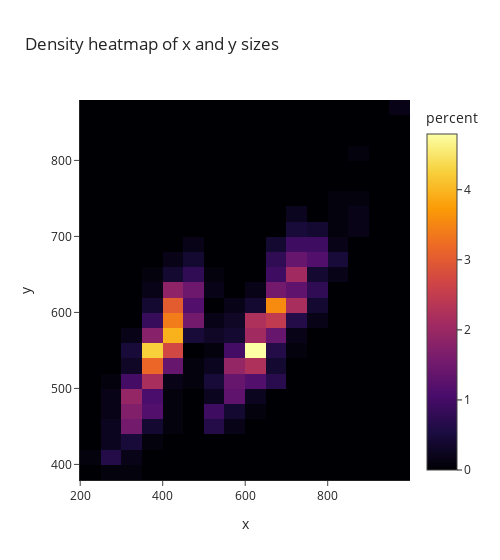

Notebook code cell kept with this figure:
### Markdown cell above
> in der heatmap ist erkennbar, dass sich die verteilung der dateigröße, abhängig von der art des knochens deutlich unterscheidet. die dateigröße bei tibia ist deutlich erkennbar größer als jene vom radius.

### Code cell
fig = px.density_heatmap(
    data,
    x='x',
    y='y',
    nbinsx=25,
    nbinsy=25,
    title='Density heatmap of x and y sizes',
    color_continuous_scale='Inferno',
    histnorm='percent',
    width=500,
    )

fig.show()

### Figure 1 — Plotly figure (JSON) as saved in the notebook; plotly's stock layout.template omitted (floating-point values rounded to 4 significant figures; data arrays with more than 128 entries replaced by an {"elided": "..."} marker saying what was removed)
{"data": [{"coloraxis": "coloraxis", "histnorm": "percent", "hovertemplate": "x=%{x}<br>y=%{y}<br>percent=%{z}<extra></extra>", "name": "", "nbinsx": 25, "nbinsy": 25, "type": "histogram2d", "x": {"elided": "1293 int values"}, "xaxis": "x", "xbingroup": "x", "y": {"elided": "1293 int values"}, "yaxis": "y", "ybingroup": "y"}], "layout": {"coloraxis": {"colorbar": {"title": {"text": "percent"}}, "colorscale": [[0, "#000004"], [0.1111, "#1b0c41"], [0.2222, "#4a0c6b"], [0.3333, "#781c6d"], [0.4444, "#a52c60"], [0.5556, "#cf4446"], [0.6667, "#ed6925"], [0.7778, "#fb9b06"], [0.8889, "#f7d13d"], [1, "#fcffa4"]]}, "legend": {"tracegroupgap": 0}, "title": {"text": "Density heatmap of x and y sizes"}, "width": 500, "xaxis": {"anchor": "y", "domain": [0, 1], "title": {"text": "x"}}, "yaxis": {"anchor": "x", "domain": [0, 1], "title": {"text": "y"}}}}
